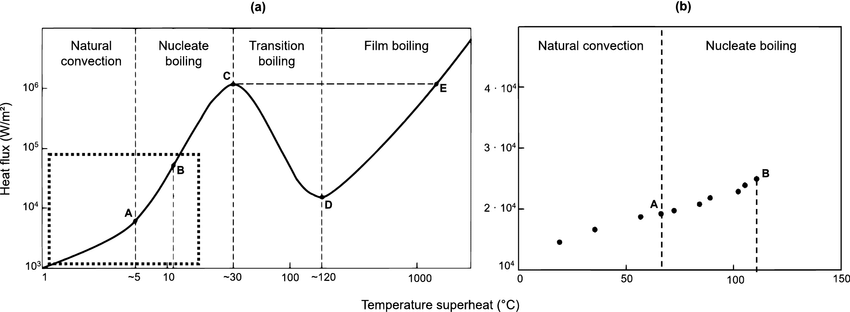
#> input picture LunchandLearn/BoilingCrisis/media/Boiling-curve-a-adapted-from-Nukiyama-1984-and-Faghri-and-Zhang-2006-and-b-obtained.png, 850 x 312 px
$ python boiling_curve.py
#> lines starting #> are read from the running program, lines starting #| are printed output that depends on the picture
from PIL import Image

def extract_plot(input_path, output_path, keep_width, keep_height):
#> called with output_path = 'extracted_nukiyama_curve.png', keep_width = 0.56, keep_height = 0.95
    try:
        img = Image.open(input_path)
#> img is the input picture: PIL image 850x312 P; min 0, max 255, mean 245.4
        width, height = img.size
#> width = 850; height = 312

        # Calculate cut points
        crop_width = int(width * keep_width)
#> crop_width = 476
        crop_height = int(height * keep_height)
#> crop_height = 296

        # Crop (left, top, right, bottom)
        left_crop = img.crop((0, 0, crop_width, crop_height))
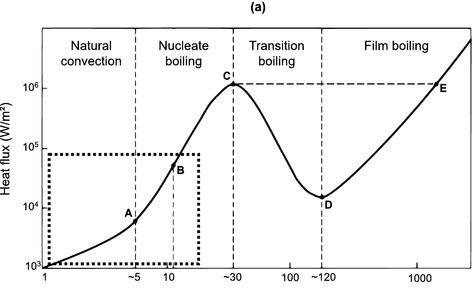
#> left_crop: PIL image 476x296 P; min 0, max 255, mean 243.7

        left_crop.save(output_path)
        print(f"Success! Saved to {output_path}")
        print(f"Kept top-left portion: {int(keep_width*100)}% width x {int(keep_height*100)}% height")

    except Exception as e:
        print(f"Error: {e}")

# --- CONFIGURATION (EDIT HERE) ---
input_filename = 'Boiling-curve-a-adapted-from-Nukiyama-1984-and-Faghri-and-Zhang-2006-and-b-obtained.png'
output_filename = 'extracted_nukiyama_curve.png'

# 0.55 = Keep left 55% of the image (cuts off the right side)
# 1.00 = Keep 100% of the vertical height (no cropping bottom)
MY_WIDTH_RATIO = 0.56
MY_HEIGHT_RATIO = 0.95

# --- RUN THE CODE ---
extract_plot(input_filename, output_filename, MY_WIDTH_RATIO, MY_HEIGHT_RATIO)

$ run again, with LunchandLearn/BoilingCrisis/media/Dryout-DNB-min.png copied over LunchandLearn/BoilingCrisis/media/Boiling-curve-a-adapted-from-Nukiyama-1984-and-Faghri-and-Zhang-2006-and-b-obtained.png
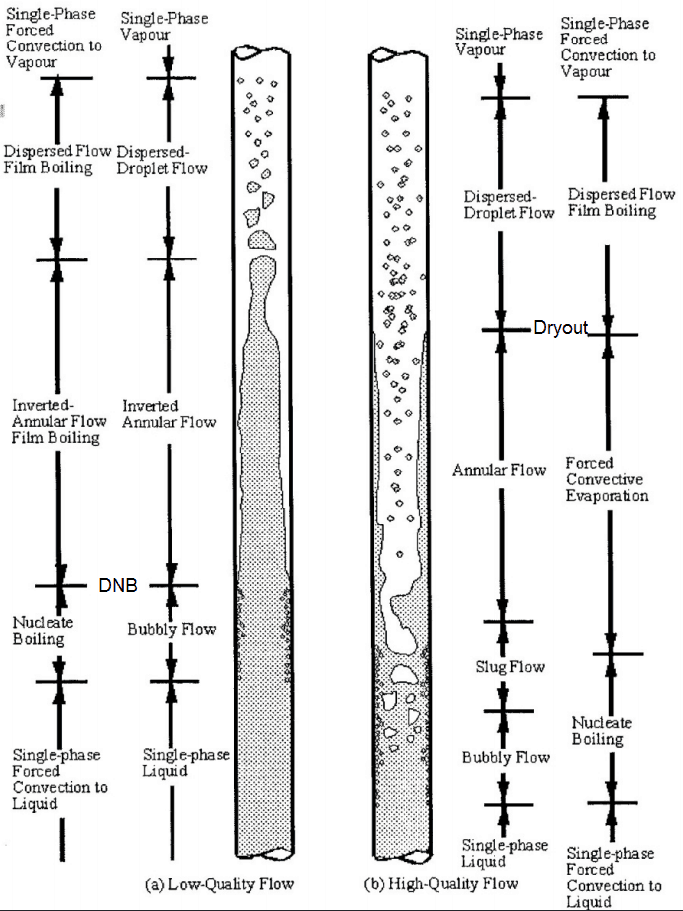
#> input picture LunchandLearn/BoilingCrisis/media/Dryout-DNB-min.png, 683 x 911 px
#> in extract_plot, img is the input picture: PIL image 683x911 P; mean R, G, B 231.7, 231.8, 231.8
#> in extract_plot, `left_crop = img.crop((0, 0, crop_width, crop_height))`:
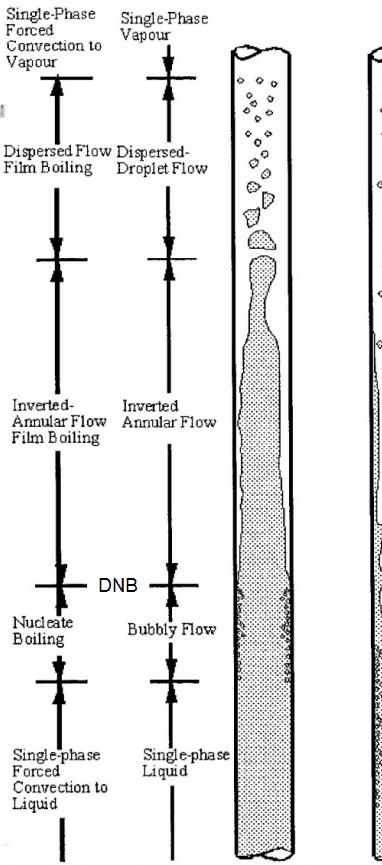
#> left_crop: PIL image 382x865 P; mean R, G, B 230.5, 230.5, 230.5

$ run again, with LunchandLearn/BoilingCrisis/media/margin_definition.png copied over LunchandLearn/BoilingCrisis/media/Boiling-curve-a-adapted-from-Nukiyama-1984-and-Faghri-and-Zhang-2006-and-b-obtained.png
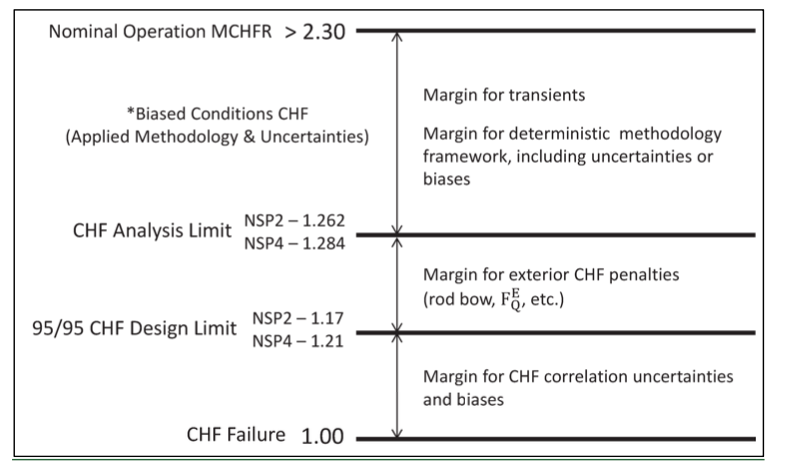
#> input picture LunchandLearn/BoilingCrisis/media/margin_definition.png, 793 x 473 px
#> in extract_plot, img is the input picture: PIL image 793x473 RGBA; mean R, G, B, A 240.6, 240.5, 240.5, 255
#> in extract_plot, `left_crop = img.crop((0, 0, crop_width, crop_height))`:
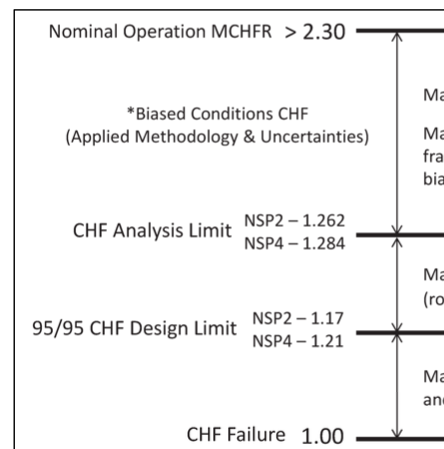
#> left_crop: PIL image 444x449 RGBA; mean R, G, B, A 243.2, 243, 243.1, 255

$ run again, with LunchandLearn/BoilingCrisis/media/nodalization.jpg saved as LunchandLearn/BoilingCrisis/media/Boiling-curve-a-adapted-from-Nukiyama-1984-and-Faghri-and-Zhang-2006-and-b-obtained.png
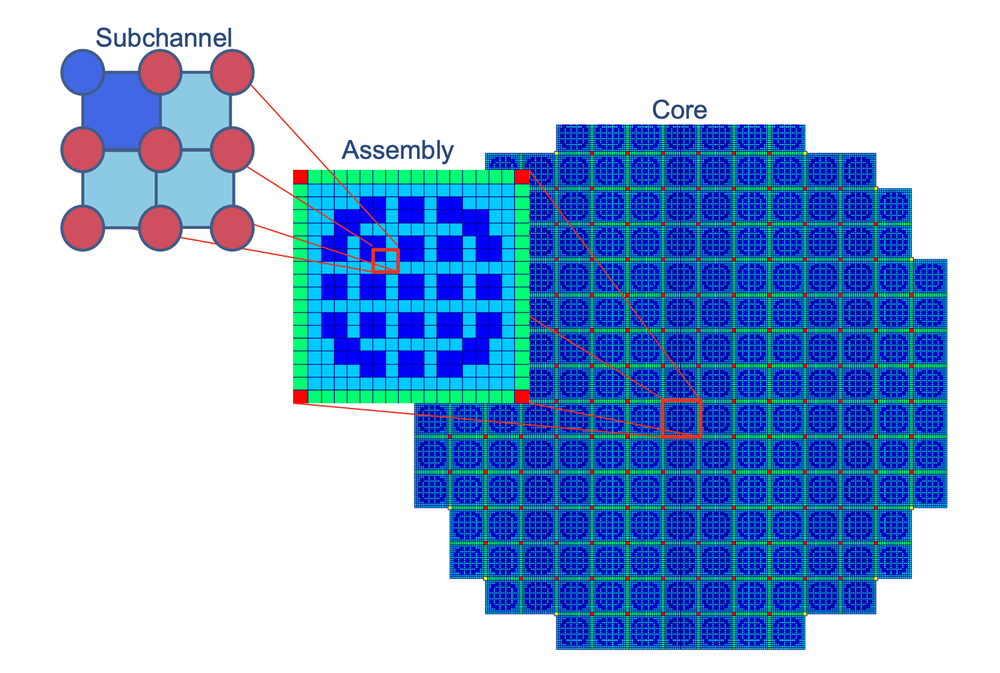
#> input picture LunchandLearn/BoilingCrisis/media/nodalization.jpg, 1000 x 673 px, shrunk from 1542 x 1038 before the run
#> in extract_plot, img is the input picture: PIL image 1000x673 RGBA; mean R, G, B, A 146.9, 179.2, 219, 255
#> in extract_plot, `left_crop = img.crop((0, 0, crop_width, crop_height))`:
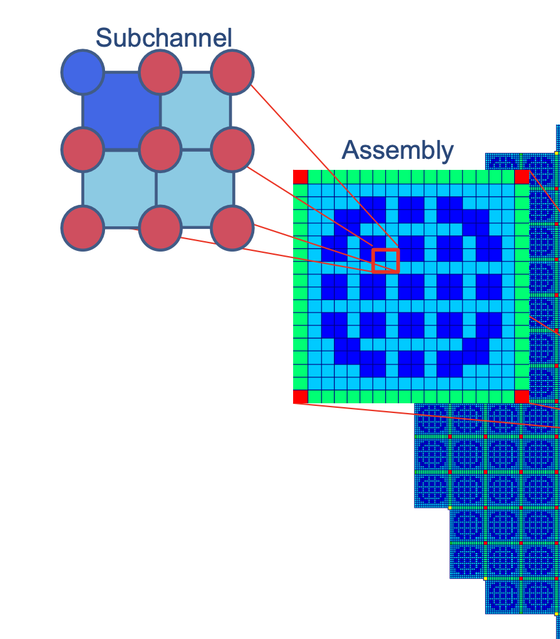
#> left_crop: PIL image 560x639 RGBA; mean R, G, B, A 181.3, 206.4, 231, 255
